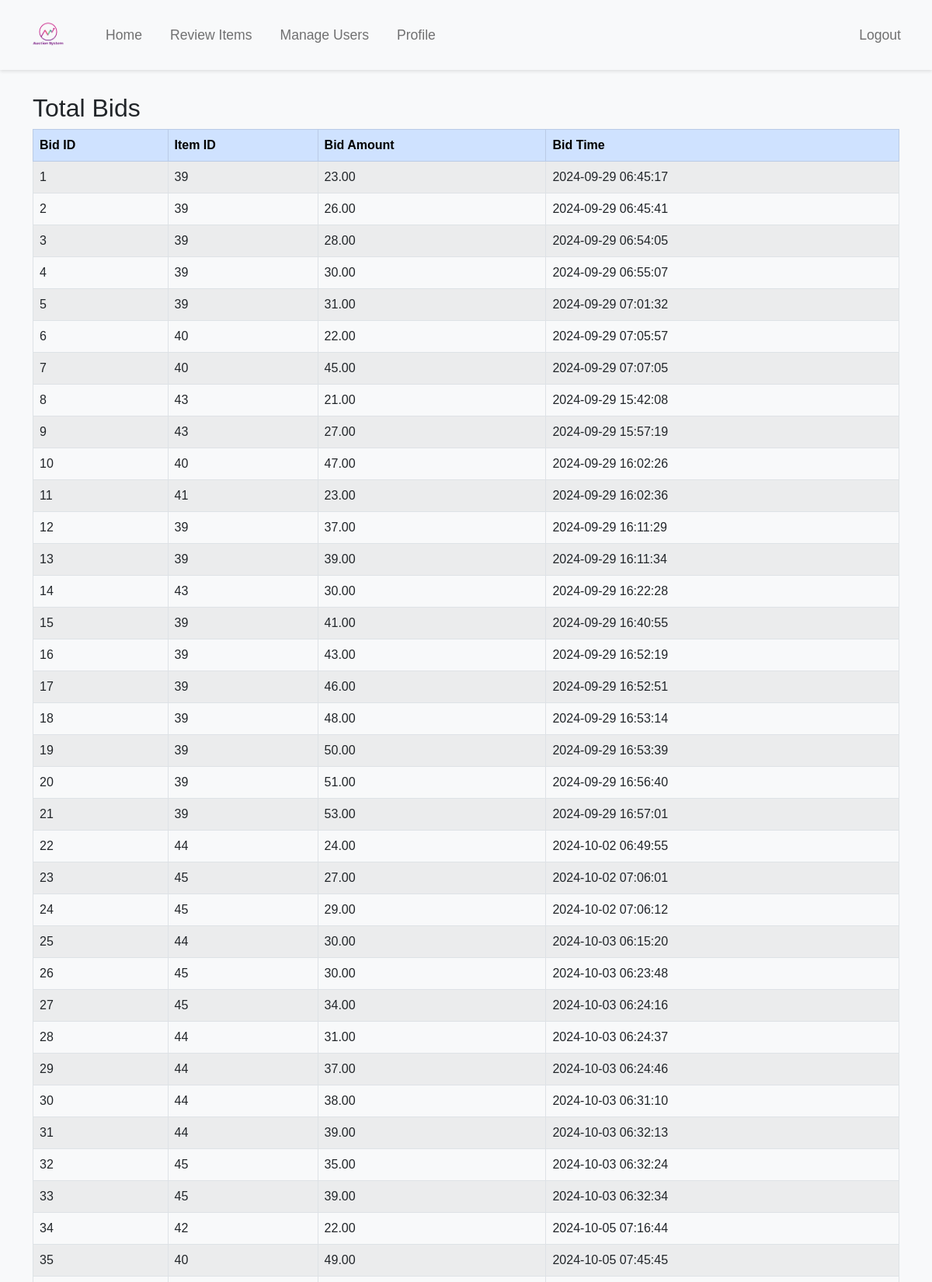
The page /Auction_System/Admin/total_bids.php (signed in, upper part) on the database its author committed.
### tables this page shows
CREATE TABLE `bids` (
  `bid_id` int(11) NOT NULL,
  `user_id` int(11) DEFAULT NULL,
  `item_id` int(11) DEFAULT NULL,
  `bid_amount` decimal(10,2) DEFAULT NULL,
  `created_at` timestamp NOT NULL DEFAULT current_timestamp()
);

### Auction_System/Admin/total_bids.php (the view, shortened to what this page needs)
<?php
require_once "../User/Config.php";
include 'Admin_Nav.php';
$sql = "
    SELECT bid_id, user_id, item_id, bid_amount, created_at
    FROM bids
";
$result = mysqli_query($link, $sql);
?>
<!DOCTYPE html>
<html lang="en">
<head>
</head>
<body>
<div class="container mt-5">
    <h2>Total Bids</h2>
    <div class="table-responsive">
        <table class="table table-striped table-bordered">
            <thead class="table-primary">
                <tr>
                    <th>Bid ID</th>
                    <th>Item ID</th>
                    <th>Bid Amount</th>
                    <th>Bid Time</th>
                </tr>
            </thead>
            <tbody>
                <?php if (mysqli_num_rows($result) > 0): ?>
                    <?php while ($row = mysqli_fetch_assoc($result)): ?>
                        <tr>
                            <td><?php echo htmlspecialchars($row['bid_id']); ?></td>
                            <td><?php echo htmlspecialchars($row['item_id']); ?></td>
                            <td><?php echo htmlspecialchars($row['bid_amount']); ?></td>
                            <td><?php echo htmlspecialchars($row['created_at']); ?></td>
                        </tr>
                    <?php endwhile; ?>
                <?php else: ?>
                    <tr>
                        <td colspan="5" class="text-center">No bids found.</td>
                    </tr>
                <?php endif; ?>
            </tbody>
        </table>
    </div>
</div>
<?php include 'Admin_footer.php'; ?>
</body>
</html>

### Auction_System/User/Header_style.css (style rules this page uses)
body { font-family: 'Arial', sans-serif; margin: 0; padding: 0; background-color: #f8f9fa; display: flex; flex-direction: column; align-items: center; min-height: 100vh; }

### rows shown on the page
bids: bid_id "1", item "39", bid_amount "23.00", created_at "2024-09-29 06:45:17"
bids: bid_id "2", item "39", bid_amount "26.00", created_at "2024-09-29 06:45:41"
bids: bid_id "3", item "39", bid_amount "28.00", created_at "2024-09-29 06:54:05"
bids: bid_id "4", item "39", bid_amount "30.00", created_at "2024-09-29 06:55:07"
bids: bid_id "5", item "39", bid_amount "31.00", created_at "2024-09-29 07:01:32"
bids: bid_id "6", item "40", bid_amount "22.00", created_at "2024-09-29 07:05:57"
bids: bid_id "7", item "40", bid_amount "45.00", created_at "2024-09-29 07:07:05"
bids: bid_id "8", item "43", bid_amount "21.00", created_at "2024-09-29 15:42:08"
bids: bid_id "9", item "43", bid_amount "27.00", created_at "2024-09-29 15:57:19"
bids: bid_id "10", item "40", bid_amount "47.00", created_at "2024-09-29 16:02:26"
bids: bid_id "11", item "41", bid_amount "23.00", created_at "2024-09-29 16:02:36"
bids: bid_id "12", item "39", bid_amount "37.00", created_at "2024-09-29 16:11:29"
bids: bid_id "13", item "39", bid_amount "39.00", created_at "2024-09-29 16:11:34"
bids: bid_id "14", item "43", bid_amount "30.00", created_at "2024-09-29 16:22:28"
bids: bid_id "15", item "39", bid_amount "41.00", created_at "2024-09-29 16:40:55"
bids: bid_id "16", item "39", bid_amount "43.00", created_at "2024-09-29 16:52:19"
bids: bid_id "17", item "39", bid_amount "46.00", created_at "2024-09-29 16:52:51"
bids: bid_id "18", item "39", bid_amount "48.00", created_at "2024-09-29 16:53:14"
bids: bid_id "19", item "39", bid_amount "50.00", created_at "2024-09-29 16:53:39"
bids: bid_id "20", item "39", bid_amount "51.00", created_at "2024-09-29 16:56:40"
bids: bid_id "21", item "39", bid_amount "53.00", created_at "2024-09-29 16:57:01"
bids: bid_id "22", item "44", bid_amount "24.00", created_at "2024-10-02 06:49:55"
bids: bid_id "23", item "45", bid_amount "27.00", created_at "2024-10-02 07:06:01"
bids: bid_id "24", item "45", bid_amount "29.00", created_at "2024-10-02 07:06:12"
bids: bid_id "25", item "44", bid_amount "30.00", created_at "2024-10-03 06:15:20"
bids: bid_id "26", item "45", bid_amount "30.00", created_at "2024-10-03 06:23:48"
bids: bid_id "27", item "45", bid_amount "34.00", created_at "2024-10-03 06:24:16"
bids: bid_id "28", item "44", bid_amount "31.00", created_at "2024-10-03 06:24:37"
bids: bid_id "29", item "44", bid_amount "37.00", created_at "2024-10-03 06:24:46"
bids: bid_id "30", item "44", bid_amount "38.00", created_at "2024-10-03 06:31:10"
bids: bid_id "31", item "44", bid_amount "39.00", created_at "2024-10-03 06:32:13"
bids: bid_id "32", item "45", bid_amount "35.00", created_at "2024-10-03 06:32:24"
bids: bid_id "33", item "45", bid_amount "39.00", created_at "2024-10-03 06:32:34"
bids: bid_id "34", item "42", bid_amount "22.00", created_at "2024-10-05 07:16:44"
bids: bid_id "35", item "40", bid_amount "49.00", created_at "2024-10-05 07:45:45"
